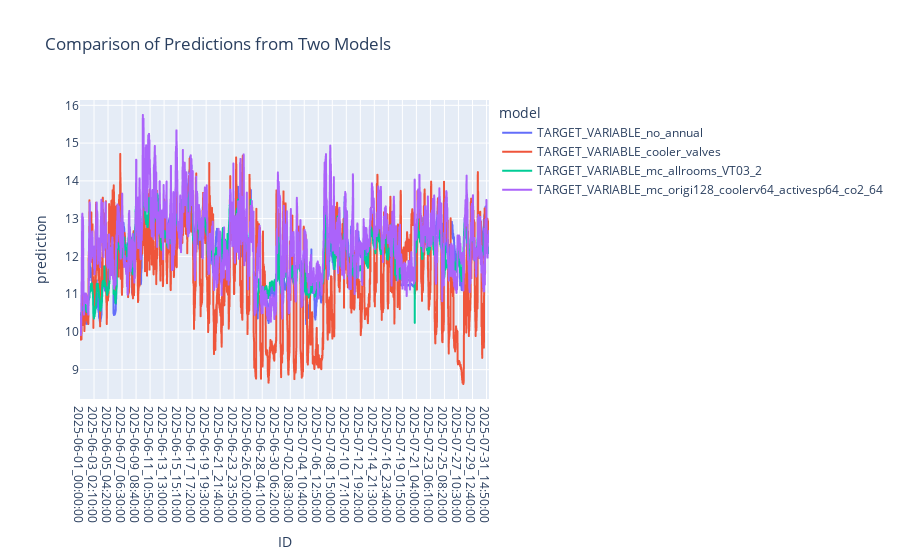

Here is the notebook cell this chart was saved with:
### Code cell
merged_melted = merged_preds.melt(id_vars='ID', value_vars=[
    #'TARGET_VARIABLE_scratch',
    'TARGET_VARIABLE_no_annual',
    'TARGET_VARIABLE_cooler_valves',
    'TARGET_VARIABLE_mc_allrooms_VT03_2',
    'TARGET_VARIABLE_mc_origi128_coolerv64_activesp64_co2_64',
    #'TARGET_VARIABLE_multichannel',
    #'TARGET_VARIABLE_allAC21',
    #'TARGET_VARIABLE_128origi2_8AC21',
    #'combined_allAC21',
    #'TARGET_VARIABLE_mc_allrooms_VT03_2',
    #'VT03_2_combined',
    #'combined_3_extra_channels',
    #'combined_humidity',
    #'combined_humidity_noroomavg'
    #'combined_with_controller',
], var_name='model', value_name='prediction')
px.line(merged_melted, x='ID', y='prediction', color='model', title='Comparison of Predictions from Two Models').show()

### Figure 1 — Plotly figure (JSON) as saved in the notebook; plotly's stock layout.template omitted (floating-point values rounded to 4 significant figures; data arrays with more than 128 entries replaced by an {"elided": "..."} marker saying what was removed)
{"data": [{"hovertemplate": "model=TARGET_VARIABLE_no_annual<br>ID=%{x}<br>prediction=%{y}<extra></extra>", "legendgroup": "TARGET_VARIABLE_no_annual", "line": {"color": "#636efa", "dash": "solid"}, "marker": {"symbol": "circle"}, "mode": "lines", "name": "TARGET_VARIABLE_no_annual", "showlegend": true, "type": "scattergl", "x": {"elided": "8784 str values"}, "xaxis": "x", "y": {"elided": "8784 float values"}, "yaxis": "y"}, {"hovertemplate": "model=TARGET_VARIABLE_cooler_valves<br>ID=%{x}<br>prediction=%{y}<extra></extra>", "legendgroup": "TARGET_VARIABLE_cooler_valves", "line": {"color": "#EF553B", "dash": "solid"}, "marker": {"symbol": "circle"}, "mode": "lines", "name": "TARGET_VARIABLE_cooler_valves", "showlegend": true, "type": "scattergl", "x": {"elided": "8784 str values"}, "xaxis": "x", "y": {"elided": "8784 float values"}, "yaxis": "y"}, {"hovertemplate": "model=TARGET_VARIABLE_mc_allrooms_VT03_2<br>ID=%{x}<br>prediction=%{y}<extra></extra>", "legendgroup": "TARGET_VARIABLE_mc_allrooms_VT03_2", "line": {"color": "#00cc96", "dash": "solid"}, "marker": {"symbol": "circle"}, "mode": "lines", "name": "TARGET_VARIABLE_mc_allrooms_VT03_2", "showlegend": true, "type": "scattergl", "x": {"elided": "8784 str values"}, "xaxis": "x", "y": {"elided": "8784 float values"}, "yaxis": "y"}, {"hovertemplate": "model=TARGET_VARIABLE_mc_origi128_coolerv64_activesp64_co2_64<br>ID=%{x}<br>prediction=%{y}<extra></extra>", "legendgroup": "TARGET_VARIABLE_mc_origi128_coolerv64_activesp64_co2_64", "line": {"color": "#ab63fa", "dash": "solid"}, "marker": {"symbol": "circle"}, "mode": "lines", "name": "TARGET_VARIABLE_mc_origi128_coolerv64_activesp64_co2_64", "showlegend": true, "type": "scattergl", "x": {"elided": "8784 str values"}, "xaxis": "x", "y": {"elided": "8784 float values"}, "yaxis": "y"}], "layout": {"legend": {"title": {"text": "model"}, "tracegroupgap": 0}, "title": {"text": "Comparison of Predictions from Two Models"}, "xaxis": {"anchor": "y", "domain": [0, 1], "title": {"text": "ID"}}, "yaxis": {"anchor": "x", "domain": [0, 1], "title": {"text": "prediction"}}}}
